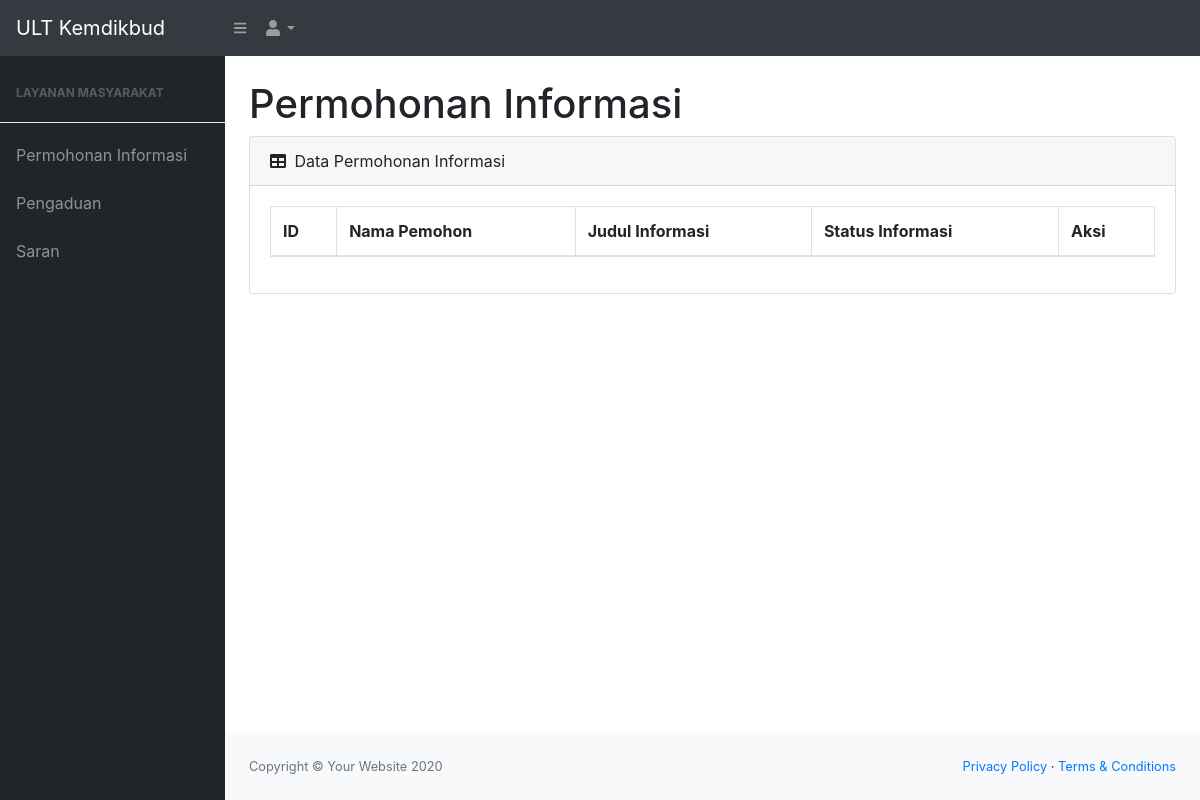
Page /index.php/permohonan_informasi/tampil_data on the earlier database version.
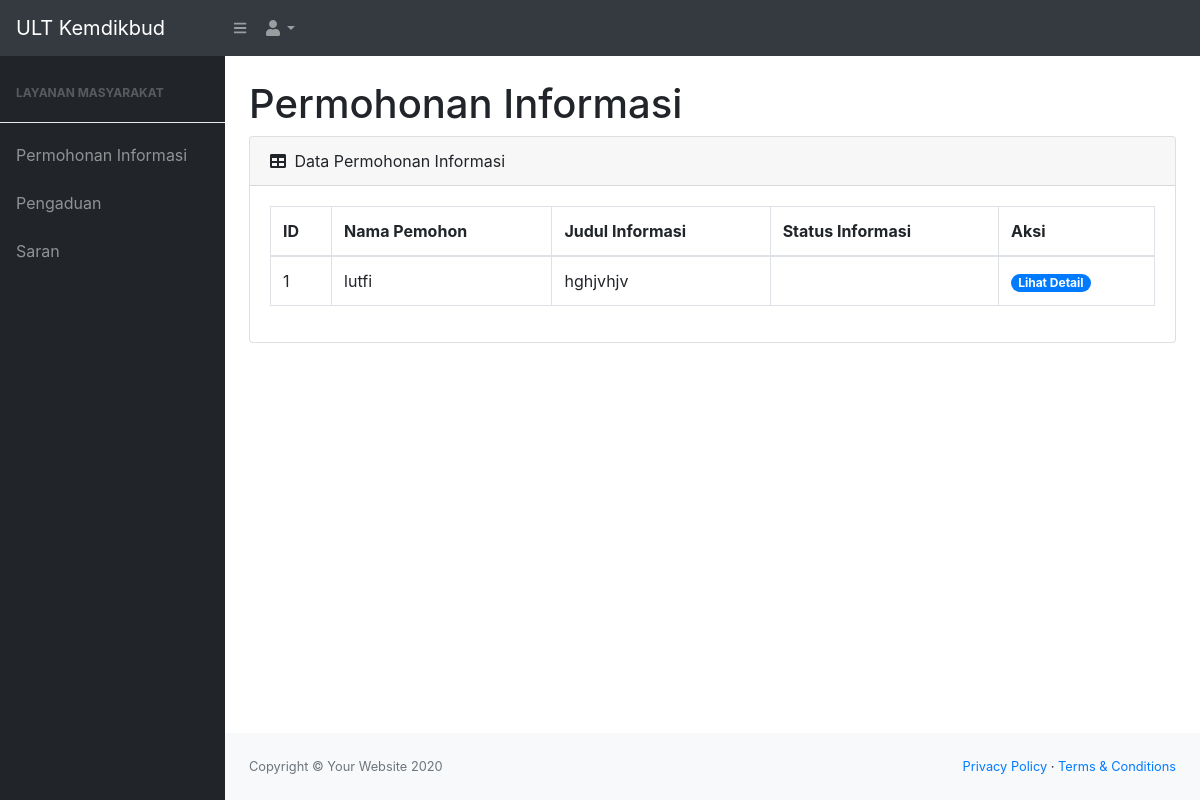
Same page on the later database version.
### tables this page shows
CREATE TABLE `permohonan` (
  `id_permohonan` int(11) NOT NULL,
  `email_pemohon` varchar(100) NOT NULL,
  `nama_pemohon` varchar(100) NOT NULL,
  `no_HP_pemohon` varchar(15) NOT NULL,
  `no_KTP_pemohon` varchar(100) NOT NULL,
  `alamat_pemohon` varchar(100) NOT NULL,
  `kecamatan_pemohon` varchar(100) NOT NULL,
  `kabupaten_pemohon` varchar(100) NOT NULL,
  `provinsi_pemohon` varchar(100) NOT NULL,
  `profesi_pemohon` varchar(100) NOT NULL,
  `judul_informasi` text NOT NULL,
  `rincian_informasi` text NOT NULL,
  `tujuan_informasi` text NOT NULL
);

### application/controllers/Permohonan_informasi.php (called while the page is built, shortened)
<?php
class Permohonan_informasi extends CI_Controller
{
    public function __construct()
    {
        $this->load->library('form_validation');
        $this->load->model('Permohonan_informasi_model');
    }
    public function tampil_data()
    {
        $tampil = array(
            'data_permohonan_informasi' => $this->Permohonan_informasi_model->tampil_permohonan()
        );
        $this->load->view('templates/header');
        $this->load->view('templates/nav');
        $this->load->view('admin/permohonan informasi/tampil_informasi', $tampil);
        $this->load->view('templates/footer');
    }
}

### index.php (called while the page is built, shortened)
<?php
require_once BASEPATH.'core/CodeIgniter.php';

### application/models/Permohonan_informasi_model.php (called while the page is built, shortened)
<?php
class Permohonan_informasi_model extends CI_Model
{
    public function tampil_permohonan()
    {
        $this->db->select('*')
            ->FROM('permohonan');
        $query = $this->db->get();
        return $query->result();
    }
}

### application/views/admin/permohonan informasi/tampil_informasi.php (the view, shortened to what this page needs)
<main>
    <div class="container-fluid">
        <h1 class="mt-4">Permohonan Informasi</h1>
        <div class="card mb-4">
            <div class="card-header">
                <i class="fas fa-table mr-1"></i>
                Data Permohonan Informasi
            </div>
            <div class="card-body">
                <div class="table-responsive">
                    <table class="table table-bordered" id="dataTable" width="100%" cellspacing="0">
                        <thead>
                            <tr>
                                <th>ID</th>
                                <th>Nama Pemohon</th>
                                <th>Judul Informasi</th>
                                <th>Status Informasi</th>
                                <th>Aksi</th>
                            </tr>
                        </thead>
                        <tbody>
                            <?php foreach ($data_permohonan_informasi as $informasi) : ?>
                                <tr>
                                    <td><?= $informasi->id_permohonan ?></td>
                                    <td><?= $informasi->nama_pemohon ?></td>
                                    <td><?= $informasi->judul_informasi ?></td>
                                    <td><?= $informasi->status_informasi ?></td>
                                    <td>
                                        <?php
                                        if ($informasi->status_informasi == 'belum ditanggapi') : ?>
                                            <a href='<?= site_url("Permohonan_informasi/ubah_status/$informasi->id_permohonan") ?>' class="badge badge-success badge-pill">Ditanggapi</a>
                                            <a href='<?= site_url("Permohonan_informasi/detail_informasi/$informasi->id_permohonan") ?>' class="badge badge-primary badge-pill">Lihat Detail</a>
                                        <?php else : ?>
                                            <a href='<?= site_url("Permohonan_informasi/detail_informasi/$informasi->id_permohonan") ?>' class="badge badge-primary badge-pill">Lihat Detail</a>
                                        <?php endif; ?>
                                    </td>
                                </tr>
                            <?php
                            endforeach ?>
                        </tbody>
                    </table>
                </div>
            </div>
        </div>
    </div>
</main>

Differences in the rows shown:
added permohonan: id_permohonan "1", nama_pemohon "lutfi", judul_informasi "hghjvhjv"
